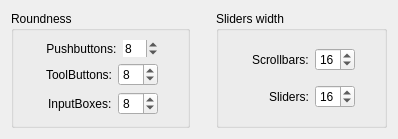
<?xml version="1.0" encoding="UTF-8"?>
<ui version="4.0">
 <class>Config</class>
 <widget class="QWidget" name="Config">
  <property name="geometry">
   <rect>
    <x>0</x>
    <y>0</y>
    <width>398</width>
    <height>139</height>
   </rect>
  </property>
  <property name="windowTitle">
   <string>Form</string>
  </property>
  <layout class="QHBoxLayout" name="horizontalLayout_4">
   <item>
    <widget class="QGroupBox" name="groupBox">
     <property name="title">
      <string>Roundness</string>
     </property>
     <layout class="QVBoxLayout" name="verticalLayout">
      <item>
       <layout class="QHBoxLayout" name="horizontalLayout">
        <property name="leftMargin">
         <number>20</number>
        </property>
        <property name="rightMargin">
         <number>20</number>
        </property>
        <item alignment="Qt::AlignRight">
         <widget class="QLabel" name="label">
          <property name="text">
           <string> Pushbuttons:</string>
          </property>
         </widget>
        </item>
        <item>
         <widget class="QSpinBox" name="pbRoundness">
          <property name="maximumSize">
           <size>
            <width>40</width>
            <height>16777215</height>
           </size>
          </property>
          <property name="frame">
           <bool>false</bool>
          </property>
          <property name="maximum">
           <number>25</number>
          </property>
          <property name="value">
           <number>8</number>
          </property>
         </widget>
        </item>
       </layout>
      </item>
      <item>
       <layout class="QHBoxLayout" name="horizontalLayout_2">
        <property name="leftMargin">
         <number>20</number>
        </property>
        <property name="rightMargin">
         <number>20</number>
        </property>
        <item alignment="Qt::AlignRight">
         <widget class="QLabel" name="label_2">
          <property name="text">
           <string>ToolButtons:</string>
          </property>
         </widget>
        </item>
        <item>
         <widget class="QSpinBox" name="tbRoundness">
          <property name="maximumSize">
           <size>
            <width>40</width>
            <height>16777215</height>
           </size>
          </property>
          <property name="maximum">
           <number>25</number>
          </property>
          <property name="value">
           <number>8</number>
          </property>
         </widget>
        </item>
       </layout>
      </item>
      <item>
       <layout class="QHBoxLayout" name="horizontalLayout_3">
        <property name="leftMargin">
         <number>20</number>
        </property>
        <property name="rightMargin">
         <number>20</number>
        </property>
        <item alignment="Qt::AlignRight">
         <widget class="QLabel" name="label_3">
          <property name="text">
           <string>InputBoxes:</string>
          </property>
         </widget>
        </item>
        <item>
         <widget class="QSpinBox" name="inputRoundness">
          <property name="maximumSize">
           <size>
            <width>40</width>
            <height>16777215</height>
           </size>
          </property>
          <property name="maximum">
           <number>25</number>
          </property>
          <property name="value">
           <number>8</number>
          </property>
         </widget>
        </item>
       </layout>
      </item>
     </layout>
    </widget>
   </item>
   <item>
    <spacer name="verticalSpacer">
     <property name="orientation">
      <enum>Qt::Vertical</enum>
     </property>
     <property name="sizeHint" stdset="0">
      <size>
       <width>20</width>
       <height>40</height>
      </size>
     </property>
    </spacer>
   </item>
   <item>
    <widget class="QGroupBox" name="groupBox_2">
     <property name="minimumSize">
      <size>
       <width>156</width>
       <height>0</height>
      </size>
     </property>
     <property name="title">
      <string>Sliders width</string>
     </property>
     <layout class="QVBoxLayout" name="verticalLayout_2">
      <item>
       <layout class="QHBoxLayout" name="horizontalLayout_5">
        <property name="leftMargin">
         <number>20</number>
        </property>
        <property name="rightMargin">
         <number>20</number>
        </property>
        <item alignment="Qt::AlignRight">
         <widget class="QLabel" name="label_6">
          <property name="text">
           <string>Scrollbars:</string>
          </property>
         </widget>
        </item>
        <item>
         <widget class="QSpinBox" name="scrollerSize">
          <property name="maximumSize">
           <size>
            <width>40</width>
            <height>16777215</height>
           </size>
          </property>
          <property name="minimum">
           <number>5</number>
          </property>
          <property name="maximum">
           <number>20</number>
          </property>
          <property name="value">
           <number>16</number>
          </property>
         </widget>
        </item>
       </layout>
      </item>
      <item>
       <layout class="QHBoxLayout" name="horizontalLayout_7">
        <property name="leftMargin">
         <number>20</number>
        </property>
        <property name="rightMargin">
         <number>20</number>
        </property>
        <item alignment="Qt::AlignRight">
         <widget class="QLabel" name="label_7">
          <property name="text">
           <string>Sliders:</string>
          </property>
         </widget>
        </item>
        <item>
         <widget class="QSpinBox" name="sliderSize">
          <property name="maximumSize">
           <size>
            <width>40</width>
            <height>16777215</height>
           </size>
          </property>
          <property name="minimum">
           <number>5</number>
          </property>
          <property name="maximum">
           <number>20</number>
          </property>
          <property name="value">
           <number>16</number>
          </property>
         </widget>
        </item>
       </layout>
      </item>
     </layout>
    </widget>
   </item>
  </layout>
 </widget>
 <resources/>
 <connections/>
</ui>
